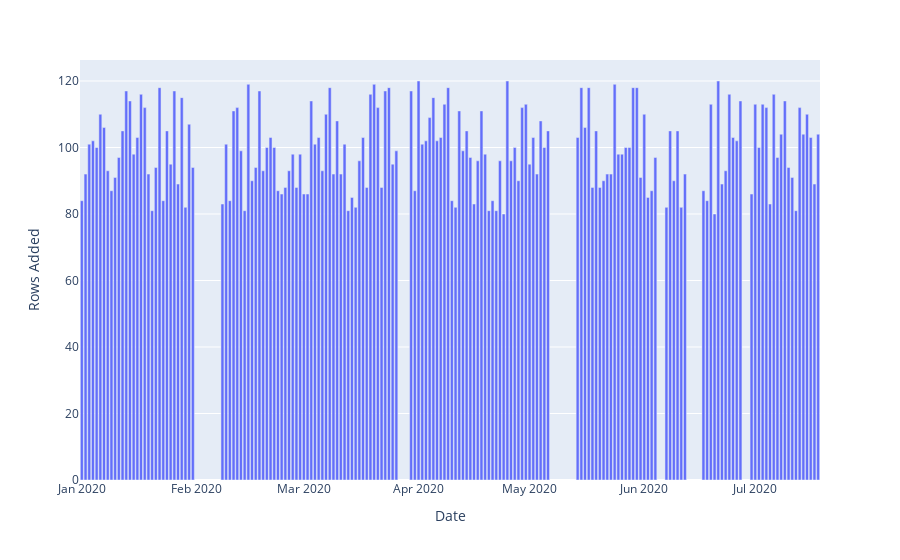

Notebook source saved alongside this figure:
### Markdown cell above
It looks like `EXOPLANETS` typically updates with around 100 new entries each day. Something looks off in a few places, though. We have what we'd call a **freshness** incident -- on a couple of occasions, the table doesn't update at all for a 3 or more days. It has "stale" (3+ day old) data.

### Code cell
fig = px.bar(x=all_days, y=rows_added["rows_added"])
fig.update_xaxes(title="Date")
fig.update_yaxes(title="Rows Added")
fig.show()

### Figure 1 — Plotly figure (JSON) as saved in the notebook; plotly's stock layout.template omitted (floating-point values rounded to 4 significant figures; data arrays with more than 128 entries replaced by an {"elided": "..."} marker saying what was removed)
{"data": [{"alignmentgroup": "True", "hovertemplate": "x=%{x}<br>y=%{y}<extra></extra>", "legendgroup": "", "marker": {"color": "#636efa"}, "name": "", "offsetgroup": "", "orientation": "v", "showlegend": false, "textposition": "auto", "type": "bar", "x": {"elided": "200 str values"}, "xaxis": "x", "y": {"elided": "200 int values"}, "yaxis": "y"}], "layout": {"barmode": "relative", "legend": {"tracegroupgap": 0}, "margin": {"t": 60}, "xaxis": {"anchor": "y", "domain": [0, 1], "title": {"text": "Date"}}, "yaxis": {"anchor": "x", "domain": [0, 1], "title": {"text": "Rows Added"}}}}
